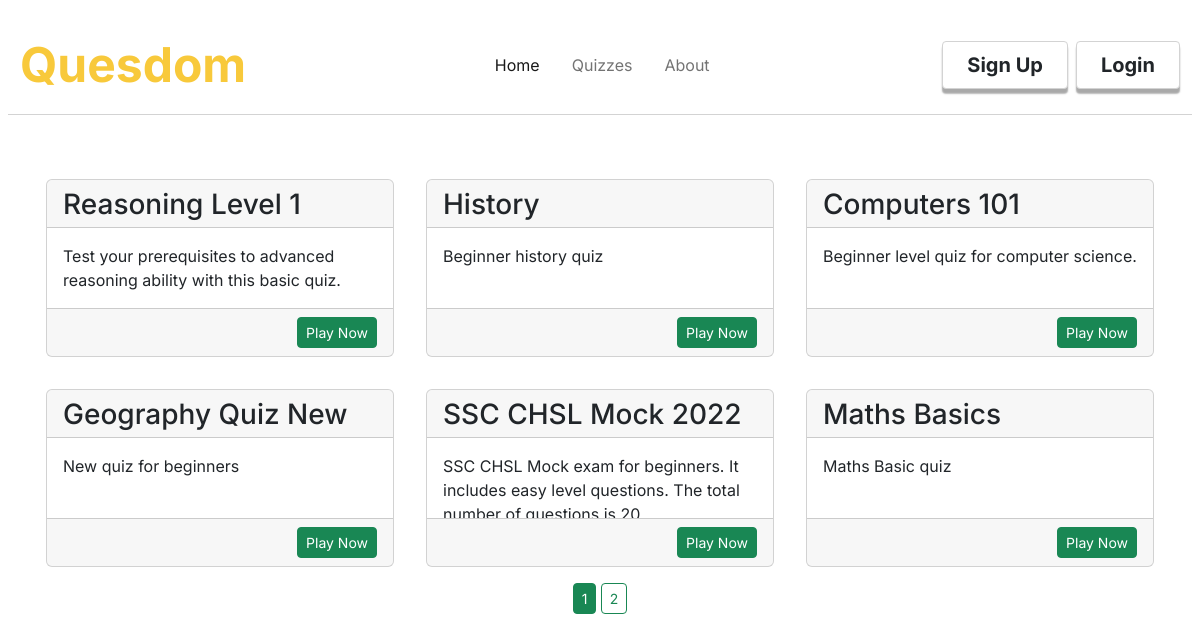
The app's page /allquizzes with its own data.
### quesdom/models.py (models this page shows, shortened)
class Quizzes(db.Model):
    id = db.Column(db.Integer, primary_key = True)
    quiz_title = db.Column(db.String(30), nullable= False)
    quiz_description = db.Column(db.String(200), nullable=False)
    quiz_category = db.Column(db.String(20), nullable=False)
    quiz_difficulty = db.Column(db.String(10), nullable=False)
    date_created = db.Column(db.DateTime, nullable=False, default=datetime.utcnow)
    author = db.Column(db.Integer, db.ForeignKey('users.id'), nullable=False)
    created_by = db.relationship('Users',backref='created_by',lazy=True)
    questions = db.relationship('Questions',backref='contains',cascade="all, delete-orphan",lazy=True)

### quesdom/routes.py (the view)
@app.route('/allquizzes')
def allquizzes():
    page = request.args.get('page',1, int)
    quizzes = Quizzes.query.paginate(per_page = 6,page = page)
    return render_template('allquizzes.html',title='All Quizzes',quizzes=quizzes)

### quesdom/templates/allquizzes.html
{%extends "layout.html"%}
{%block content%}
<div class="content-section row pt-md-5">
    {%for quiz in quizzes.items%}
        <div class="col-12 col-sm-6 col-md-4 p-3">
            <div class="card">
                <div class="card-header h3" style="height: 3rem; overflow:hidden;">
                    {{quiz.quiz_title}}
                </div>
                <div class="card-body" style="height: 5rem; overflow:hidden;">
                    {{quiz.quiz_description}}
                </div>
                <div class="card-footer text-end">
                    <a class="btn btn-success btn-sm" href="{{url_for('playquiz',quiz_id=quiz.id)}}">Play Now</a>
                </div>
            </div>
        </div>
    {%endfor%}
    <div class="page-links text-center">
        {% for page_num in quizzes.iter_pages() %}
        {% if page_num %}
            {% if quizzes.page == page_num %}
                <a class="active btn btn-outline-success btn-sm" href="{{url_for('allquizzes',page=page_num)}}">{{page_num}}</a>
            {% else %}
                <a class="btn btn-outline-success btn-sm" href="{{url_for('allquizzes',page=page_num)}}">{{page_num}}</a>
            {% endif %}
        {% else %}
            <span class="btn btn-outline-success btn-sm">...</span>
        {% endif %}
    {% endfor %}
    </div>
</div>
{%endblock%}

### quesdom/static/styles.css (style rules this page uses)
:root { --main-color: rgb(248,201,59); }

### records on screen
Quizzes: quiz_title "Reasoning Level 1", quiz_description "Test your prerequisites to advanced reasoning ability with this basic quiz."
Quizzes: quiz_title "History", quiz_description "Beginner history quiz"
Quizzes: quiz_title "Computers 101", quiz_description "Beginner level quiz for computer science."
Quizzes: quiz_title "Geography Quiz New", quiz_description "New quiz for beginners"
Quizzes: quiz_title "SSC CHSL Mock 2022", quiz_description "SSC CHSL Mock exam for beginners. It includes easy level questions. The total…"
Quizzes: quiz_title "Maths Basics", quiz_description "Maths Basic quiz"

### other values on screen
{{ page_num }} "1"
{{ page_num }} "2"
